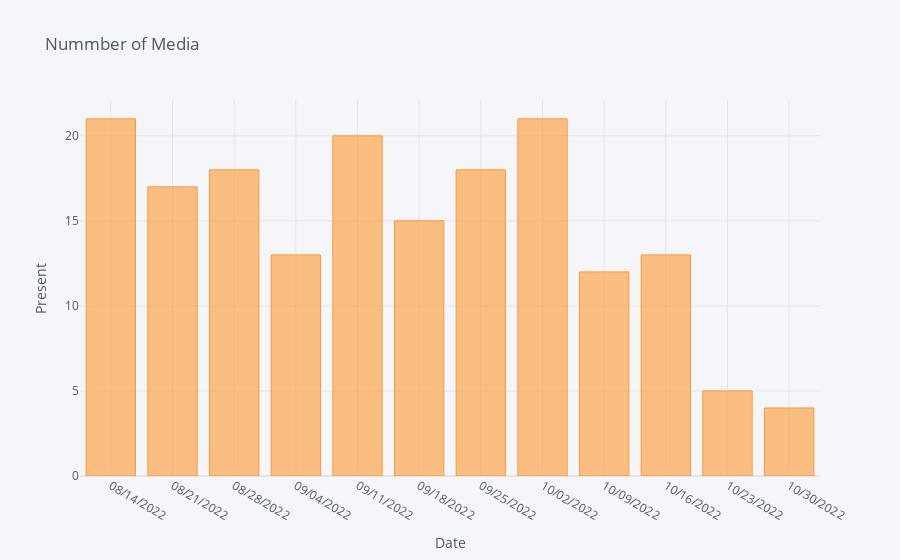

Source (notebook cell):
### Code cell
df1.iplot(kind = 'bar', x = 'Date', y = 'Present', title = 'Nummber of Media', yTitle = 'Present', xTitle = 'Date')

### Figure 1 — Plotly figure (JSON) as saved in the notebook; plotly's stock layout.template omitted (floating-point values rounded to 4 significant figures)
{"data": [{"marker": {"color": "rgba(255, 153, 51, 0.6)", "line": {"color": "rgba(255, 153, 51, 1.0)", "width": 1}}, "name": "Present", "orientation": "v", "text": "", "type": "bar", "x": ["08/14/2022", "08/21/2022", "08/28/2022", "09/04/2022", "09/11/2022", "09/18/2022", "09/25/2022", "10/02/2022", "10/09/2022", "10/16/2022", "10/23/2022", "10/30/2022"], "y": [21, 17, 18, 13, 20, 15, 18, 21, 12, 13, 5, 4]}], "layout": {"legend": {"bgcolor": "#F5F6F9", "font": {"color": "#4D5663"}}, "paper_bgcolor": "#F5F6F9", "plot_bgcolor": "#F5F6F9", "title": {"font": {"color": "#4D5663"}, "text": "Nummber of Media"}, "xaxis": {"gridcolor": "#E1E5ED", "showgrid": true, "tickfont": {"color": "#4D5663"}, "title": {"font": {"color": "#4D5663"}, "text": "Date"}, "zerolinecolor": "#E1E5ED"}, "yaxis": {"gridcolor": "#E1E5ED", "showgrid": true, "tickfont": {"color": "#4D5663"}, "title": {"font": {"color": "#4D5663"}, "text": "Present"}, "zerolinecolor": "#E1E5ED"}}}
